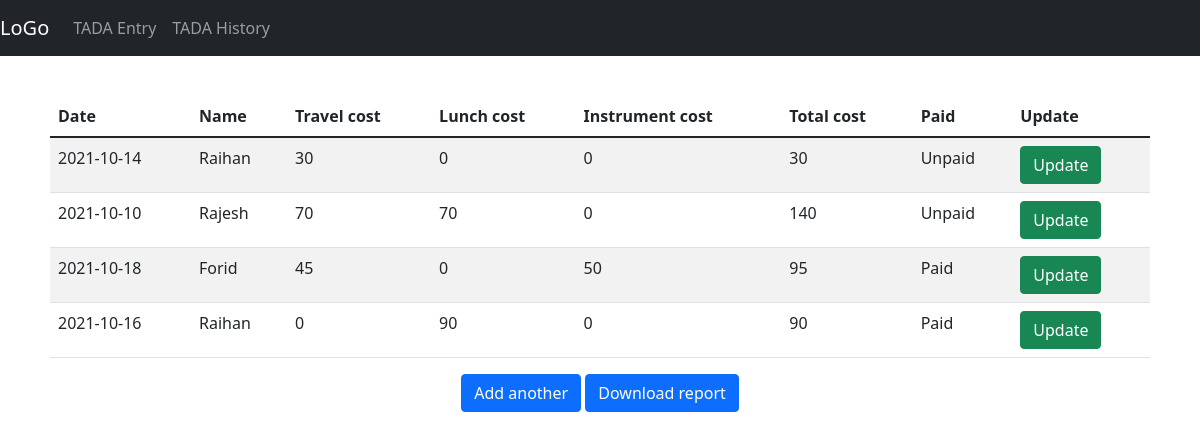
/tada_history, run on an earlier commit of the app's database.
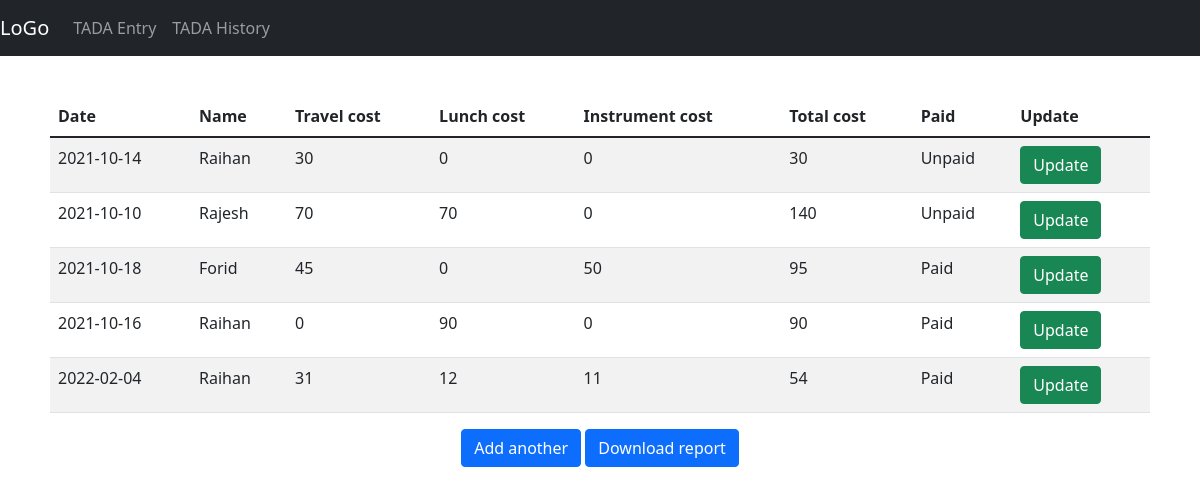
And on a later commit of the database.
### TADA/models.py (models this page shows, shortened)
class TaDa(models.Model):
    status=(('Paid','Paid'),('Unpaid','Unpaid'))
    date=models.CharField(max_length=200,null=True)
    emp_name=models.ForeignKey(Employee,on_delete=models.CASCADE,null=True,blank=True) #taken from the given 'Employee' table
    tr_cost=models.CharField(max_length=200,null=True,blank=True)
    ln_cost=models.CharField(max_length=200,null=True,blank=True)
    ins_cost=models.CharField(max_length=200,null=True,blank=True)
    paid=models.CharField(max_length=200,choices=status,blank=True)

class Employee(models.Model):
    emp_name=models.CharField(max_length=200,null=True,blank=True)
    def __str__(self):
        return self.emp_name

### TADA/views.py (the view)
# urls.py: path('tada_history',views.tada_history,name='tada_histoy'),
def tada_history(request):
    td_history=TaDa.objects.all().order_by('date').order_by('-paid') #sorting history first by date and later by paid status
    sum=[]  #list for total sum
    for i in td_history:
        k=int(i.tr_cost)+int(i.ln_cost)+int(i.ins_cost) # calculating total sum
        sum.append(k)
    zip_test=zip(td_history,sum) #creating dictionary since we can only pass data as dictionary
    return render(request, 'tada_history.html',{'data':zip_test})

### templates/tada_history.html (shortened to what this page needs)
{% extends 'base.html' %}
{% block body %}
<div class='container'>
  <html>
      <table class="table table-striped">
          <thead>
            <tr>
              <th scope="col">Date</th>
              <th scope="col">Name</th>
              <th scope="col">Travel cost</th>
              <th scope="col">Lunch cost</th>
              <th scope="col">Instrument cost</th>
              <th scope="col">Total cost</th>
              <th scope="col">Paid</th>
              <th scope="col">Update</th>
            </tr>
          </thead>
          <tbody>
          {%for i,j in data%}
            <tr>
              <td>{{i.date}}</td>
              <td>{{i.emp_name}}</td>
              <td>{{i.tr_cost}}</td>
              <td>{{i.ln_cost}}</td>
              <td>{{i.ins_cost}}</td>
              <td>{{j}}</td>
              <td>{{i.paid}}</td>
              <td><a  class="btn btn-success" href="{%url 'tada_update' i.id%}">Update</a></td>
            </tr>
            {% endfor %}
          </tbody>
        </table>
        {% if data %}
        <div class="text-center">
            <a type="button" class="btn btn-primary" href="/">Add another</a>
            <a type="button" class="btn btn-primary" href="render_pdf_view">Download report</a>
        </div>
        {% endif %}
  </html>
</div>
{% endblock body %}

### templates/base.html (shortened to what this page needs)
<!doctype html>
<html lang="en">
  <head>
    <link href="https://cdn.jsdelivr.net/npm/bootstrap@5.1.2/dist/css/bootstrap.min.css" rel="stylesheet">
    <link href="https://cdn.jsdelivr.net/gh/gitbrent/bootstrap4-toggle@3.6.1/css/bootstrap4-toggle.min.css" rel="stylesheet">
  </head>
      <nav class="navbar navbar-expand-lg navbar-dark bg-dark">
        <a class="navbar-brand" href="#">LoGo</a>
        <div class="collapse navbar-collapse" id="navbarSupportedContent">
          <ul class="navbar-nav mr-auto">
            <li class="nav-item active">
              <a class="nav-link" href="/">TADA Entry </a>
            </li>
            <li class="nav-item">
              <a class="nav-link" href="tada_history">TADA History</a>
            </li>
          </ul>
        </div>
      </nav>
     {% block body %}
     {% endblock body%}
  </body>
</html>

### templates/tada_history.html (style rules this page uses)
.container { margin-top: 20px; width: 150%; padding: 20px; margin-bottom: 20px; }

What changed in the data, as far as the page shows it:
added TaDa: date "2022-02-04", emp_name "Raihan", tr_cost "31", ln_cost "12", ins_cost "11", j "54", paid "Paid"
